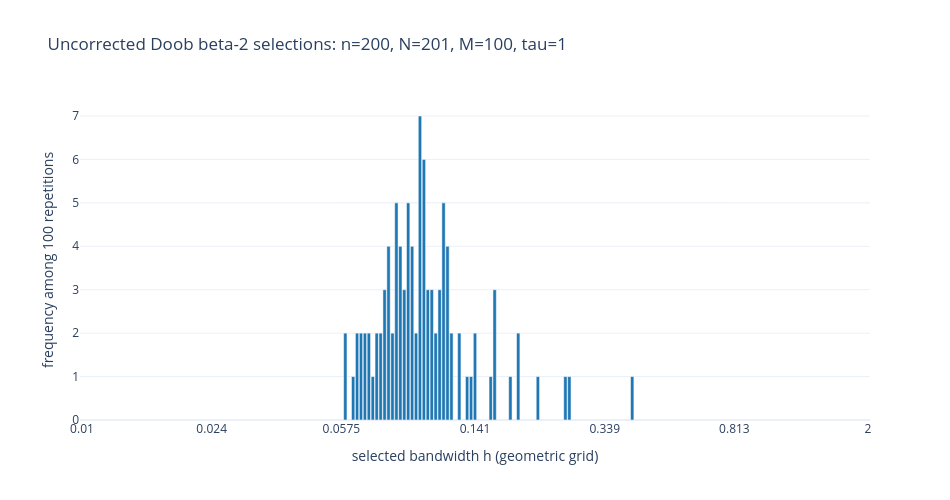

The cell this chart's notebook holds for it:
### Code cell
beta2_tick_indices = np.unique(
    np.linspace(0, beta2_N - 1, 7, dtype=int)
)
beta2_tick_bandwidths = [
    f"{beta2_h_grid[index]:.3g}" for index in beta2_tick_indices
]
beta2_nonzero_indices = np.flatnonzero(beta2_selection_counts)

beta2_histogram = go.Figure(
    go.Bar(
        x=beta2_nonzero_indices,
        y=beta2_selection_counts[beta2_nonzero_indices],
        customdata=beta2_h_grid[beta2_nonzero_indices],
        width=0.85,
        marker=dict(
            color="#1f77b4",
            line=dict(color="white", width=0.5),
        ),
        hovertemplate=(
            "grid index=%{x}"
            "<br>bandwidth h=%{customdata:.6g}"
            "<br>frequency=%{y}<extra></extra>"
        ),
    )
)
beta2_histogram.update_xaxes(
    title_text="selected bandwidth h (geometric grid)",
    range=[-0.5, beta2_N - 0.5],
    tickmode="array",
    tickvals=beta2_tick_indices,
    ticktext=beta2_tick_bandwidths,
)
beta2_histogram.update_yaxes(
    title_text=f"frequency among {beta2_M} repetitions",
    rangemode="tozero",
    dtick=1,
)
beta2_histogram.update_layout(
    title=(
        f"Uncorrected Doob beta-2 selections: n={beta2_n}, "
        f"N={beta2_N}, M={beta2_M}, tau={beta2_tau:g}"
    ),
    width=950,
    height=500,
    template="plotly_white",
    showlegend=False,
)
beta2_histogram.show()

### Figure 1 — Plotly figure (JSON) as saved in the notebook; plotly's stock layout.template omitted (floating-point values rounded to 4 significant figures)
{"data": [{"customdata": [0.059, 0.06221, 0.06388, 0.06559, 0.06736, 0.06916, 0.07102, 0.07293, 0.07488, 0.07689, 0.07896, 0.08108, 0.08326, 0.08549, 0.08779, 0.09014, 0.09256, 0.09505, 0.0976, 0.1002, 0.1029, 0.1057, 0.1085, 0.1114, 0.1144, 0.1175, 0.1206, 0.1272, 0.1341, 0.1377, 0.1414, 0.1572, 0.1615, 0.1795, 0.1893, 0.2161, 0.2601, 0.2671, 0.4081], "hovertemplate": "grid index=%{x}<br>bandwidth h=%{customdata:.6g}<br>frequency=%{y}<extra></extra>", "marker": {"color": "#1f77b4", "line": {"color": "white", "width": 0.5}}, "type": "bar", "width": 0.85, "x": [67, 69, 70, 71, 72, 73, 74, 75, 76, 77, 78, 79, 80, 81, 82, 83, 84, 85, 86, 87, 88, 89, 90, 91, 92, 93, 94, 96, 98, 99, 100, 104, 105, 109, 111, 116, 123, 124, 140], "y": [2, 1, 2, 2, 2, 2, 1, 2, 2, 3, 4, 2, 5, 4, 3, 5, 4, 2, 7, 6, 3, 3, 2, 3, 5, 4, 2, 2, 1, 1, 2, 1, 3, 1, 2, 1, 1, 1, 1]}], "layout": {"height": 500, "showlegend": false, "title": {"text": "Uncorrected Doob beta-2 selections: n=200, N=201, M=100, tau=1"}, "width": 950, "xaxis": {"range": [-0.5, 200.5], "tickmode": "array", "ticktext": ["0.01", "0.024", "0.0575", "0.141", "0.339", "0.813", "2"], "tickvals": [0, 33, 66, 100, 133, 166, 200], "title": {"text": "selected bandwidth h (geometric grid)"}}, "yaxis": {"dtick": 1, "rangemode": "tozero", "title": {"text": "frequency among 100 repetitions"}}}}
